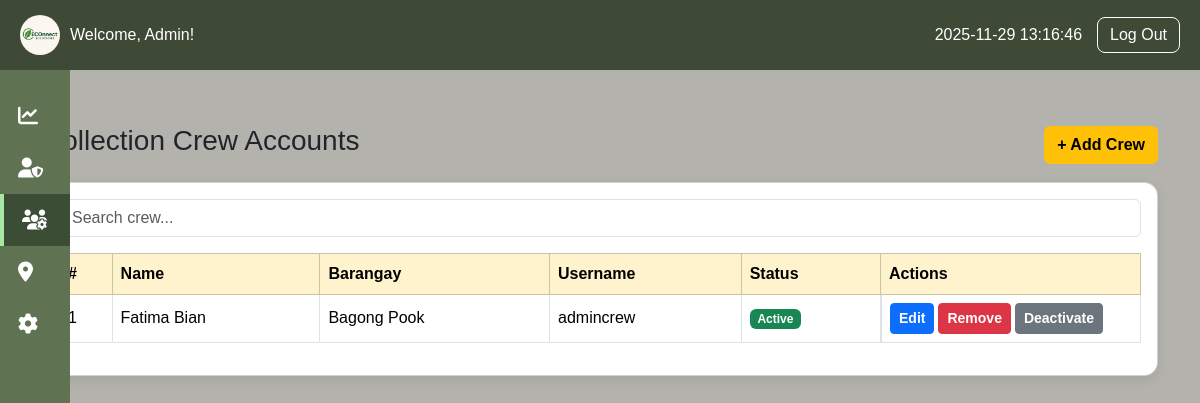
The app's page /superAdmin/crew_accounts.php, older data.
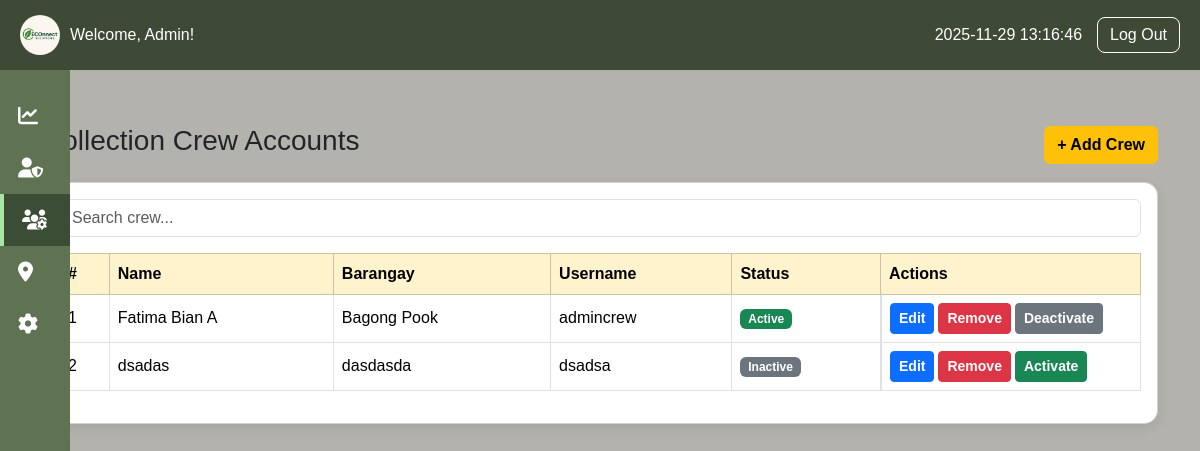
The same page, newer data.
### tables this page shows
CREATE TABLE `collection_crew` (
  `id` int(11) NOT NULL,
  `full_name` varchar(100) NOT NULL,
  `barangay` varchar(100) NOT NULL,
  `username` varchar(255) DEFAULT NULL,
  `status` varchar(20) NOT NULL DEFAULT 'Active',
  `password` varchar(255) NOT NULL,
  `email` varchar(100) DEFAULT '',
  `phone` varchar(20) DEFAULT ''
);

### superAdmin/crew_accounts.php (the view, shortened to what this page needs)
<?php
include "db_connect.php";
$result = $conn->query("SELECT * FROM collection_crew ORDER BY id ASC");
$crews = $result->fetch_all(MYSQLI_ASSOC);
?>
<!DOCTYPE html>
<html lang="en">
<head>
<link href="https://cdn.jsdelivr.net/npm/bootstrap@5.3.2/dist/css/bootstrap.min.css" rel="stylesheet">
</head>
<body>
<?php include "header.php"; ?>
<div class="container my-4">
    <div class="d-flex justify-content-between align-items-center mb-3">
        <h3>Collection Crew Accounts</h3>
        <button class="btn btn-warning fw-bold" data-bs-toggle="modal" data-bs-target="#addCrewModal">+ Add Crew</button>
    </div>
    <div class="card p-3">
        <input type="text" id="searchBar" class="form-control mb-3" placeholder="Search crew...">
        <div class="table-responsive">
            <table class="table table-hover table-bordered">
                <thead class="table-warning">
                    <tr>
                        <th>#</th>
                        <th>Name</th>
                        <th>Barangay</th>
                        <th>Username</th>
                        <th>Status</th>
                        <th style="width: 260px;">Actions</th>
                    </tr>
                </thead>
                <tbody id="crewTable">
                    <?php $i=1; foreach($crews as $row): ?>
                    <tr>
                        <td><?= $i++ ?></td>
                        <td><?= htmlspecialchars($row['full_name']) ?></td>
                        <td><?= htmlspecialchars($row['barangay']) ?></td>
                        <td><?= htmlspecialchars($row['username']) ?></td>
                        <td>
                            <?= $row['status'] === "Active" ? '<span class="badge bg-success">Active</span>' : '<span class="badge bg-secondary">Inactive</span>' ?>
                        </td>
                        <td class="d-flex gap-1">
                            <button class="btn btn-sm btn-primary"
                                data-bs-toggle="modal"
                                data-bs-target="#editCrewModal"
                                data-id="<?= $row['id'] ?>"
                                data-full="<?= htmlspecialchars($row['full_name']) ?>"
                                data-barangay="<?= htmlspecialchars($row['barangay']) ?>"
                                data-username="<?= htmlspecialchars($row['username']) ?>"
                                data-status="<?= $row['status'] ?>">
                                Edit
                            </button>
                            <button class="btn btn-sm btn-danger"
                                data-bs-toggle="modal"
                                data-bs-target="#deleteCrewModal"
                                data-id="<?= $row['id'] ?>"
                                data-full="<?= htmlspecialchars($row['full_name']) ?>">
                                Remove
                            </button>
                            <a href="?toggle_id=<?= $row['id'] ?>"
                               class="btn btn-sm <?= $row['status'] === 'Active' ? 'btn-secondary' : 'btn-success' ?>">
                               <?= $row['status'] === "Active" ? "Deactivate" : "Activate" ?>
                            </a>
                        </td>
                    </tr>
                    <?php endforeach; ?>
                </tbody>
            </table>
        </div>
    </div>
</div>
</body>
</html>

Row changes from the older to the newer data that the page shows:
changed collection_crew "Bagong Pook": full_name "Fatima Bian" → "Fatima Bian A"
added collection_crew: full_name "dsadas", barangay "dasdasda", username "dsadsa", status "Inactive"
